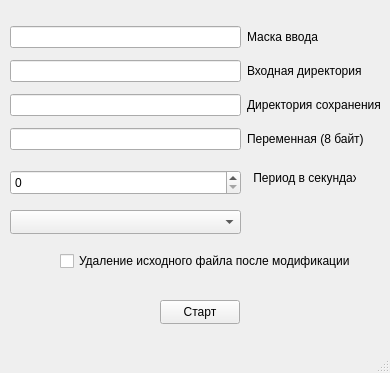
<?xml version="1.0" encoding="UTF-8"?>
<ui version="4.0">
 <class>MainWindow</class>
 <widget class="QMainWindow" name="MainWindow">
  <property name="geometry">
   <rect>
    <x>0</x>
    <y>0</y>
    <width>390</width>
    <height>373</height>
   </rect>
  </property>
  <property name="windowTitle">
   <string>MainWindow</string>
  </property>
  <widget class="QWidget" name="centralwidget">
   <widget class="QComboBox" name="comboBox">
    <property name="geometry">
     <rect>
      <x>10</x>
      <y>210</y>
      <width>231</width>
      <height>24</height>
     </rect>
    </property>
   </widget>
   <widget class="QPushButton" name="pushButton">
    <property name="geometry">
     <rect>
      <x>160</x>
      <y>300</y>
      <width>80</width>
      <height>24</height>
     </rect>
    </property>
    <property name="text">
     <string>Старт</string>
    </property>
   </widget>
   <widget class="QCheckBox" name="checkBox">
    <property name="geometry">
     <rect>
      <x>60</x>
      <y>250</y>
      <width>293</width>
      <height>22</height>
     </rect>
    </property>
    <property name="text">
     <string>Удаление исходного файла после модификации</string>
    </property>
   </widget>
   <widget class="QSpinBox" name="spinBox">
    <property name="geometry">
     <rect>
      <x>10</x>
      <y>170</y>
      <width>231</width>
      <height>25</height>
     </rect>
    </property>
    <property name="maximum">
     <number>999999</number>
    </property>
   </widget>
   <widget class="QLabel" name="label_4">
    <property name="geometry">
     <rect>
      <x>250</x>
      <y>170</y>
      <width>106</width>
      <height>16</height>
     </rect>
    </property>
    <property name="text">
     <string> Период в секундах</string>
    </property>
   </widget>
   <widget class="QWidget" name="">
    <property name="geometry">
     <rect>
      <x>10</x>
      <y>20</y>
      <width>371</width>
      <height>138</height>
     </rect>
    </property>
    <layout class="QGridLayout" name="gridLayout">
     <item row="0" column="1">
      <widget class="QLabel" name="label">
       <property name="text">
        <string>Маска ввода</string>
       </property>
      </widget>
     </item>
     <item row="0" column="0">
      <widget class="QLineEdit" name="lineEdit"/>
     </item>
     <item row="2" column="0">
      <widget class="QLineEdit" name="lineEdit_2"/>
     </item>
     <item row="3" column="1">
      <widget class="QLabel" name="label_3">
       <property name="text">
        <string>Переменная (8 байт)</string>
       </property>
      </widget>
     </item>
     <item row="2" column="1">
      <widget class="QLabel" name="label_2">
       <property name="text">
        <string>Директория сохранения</string>
       </property>
      </widget>
     </item>
     <item row="3" column="0">
      <widget class="QLineEdit" name="lineEdit_3"/>
     </item>
     <item row="1" column="0">
      <widget class="QLineEdit" name="lineEdit_4"/>
     </item>
     <item row="1" column="1">
      <widget class="QLabel" name="label_5">
       <property name="text">
        <string>Входная директория</string>
       </property>
      </widget>
     </item>
    </layout>
   </widget>
  </widget>
  <widget class="QMenuBar" name="menubar">
   <property name="geometry">
    <rect>
     <x>0</x>
     <y>0</y>
     <width>390</width>
     <height>21</height>
    </rect>
   </property>
  </widget>
  <widget class="QStatusBar" name="statusbar"/>
 </widget>
 <resources/>
 <connections/>
</ui>
